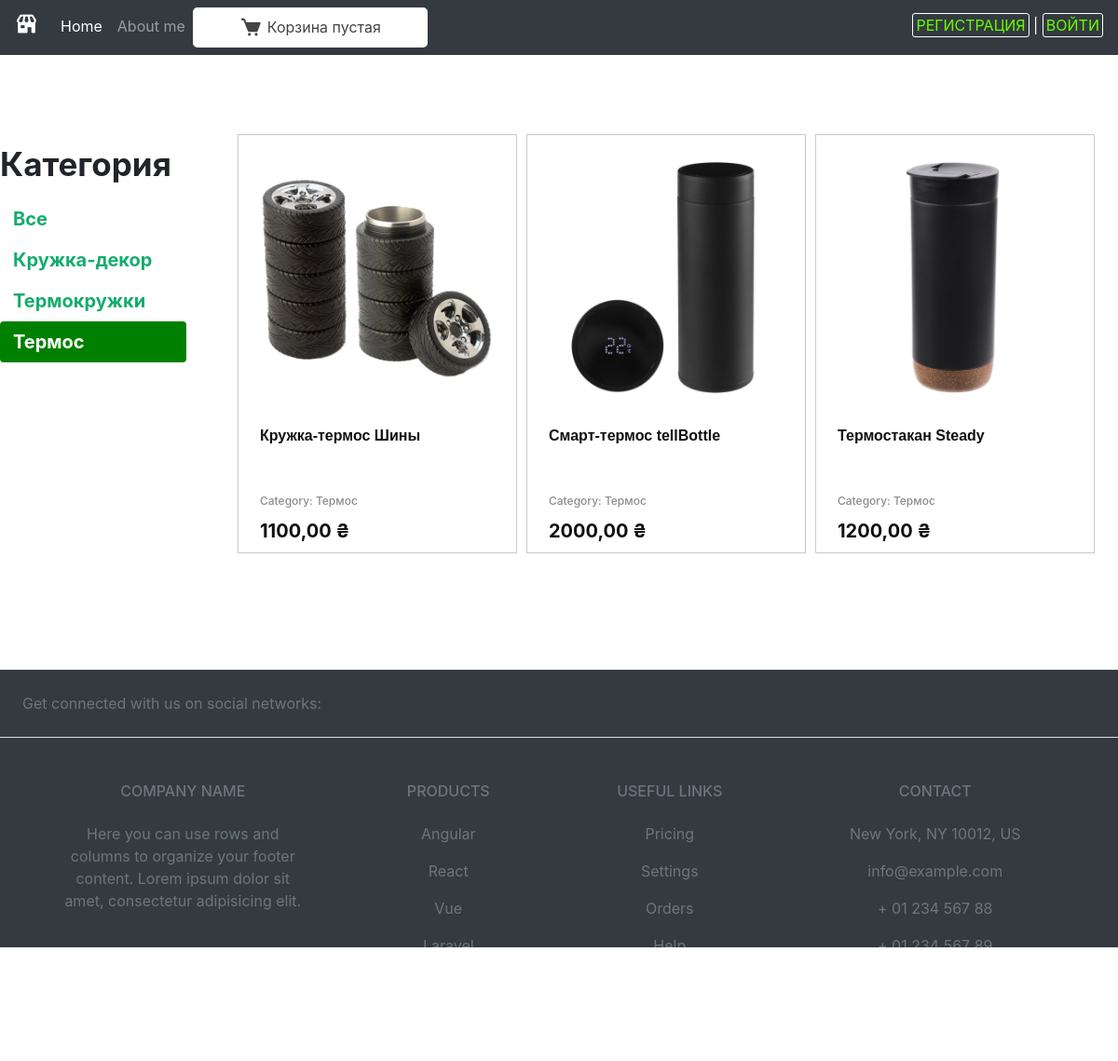
The app's page /termos/ with its own data.
### myshop/models.py (models this page shows, shortened)
class Category(models.Model):
    name = models.CharField(max_length=100, db_index=True)
    slug = models.SlugField(max_length=100, unique=True)
    class Meta:
        ordering = ('name',)
        verbose_name = 'Категория'
        verbose_name_plural = 'Категории'
    def get_absolute_url(self):
        return reverse('myshop:product_list_by_category', args=[self.slug])

class Product(models.Model):
    category = models.ForeignKey(Category,
                                 related_name='products',
                                 on_delete=models.CASCADE)
    name = models.CharField(max_length=50, db_index=True, verbose_name='Наименование')
    slug = models.CharField(max_length=150, db_index=True, unique=True, verbose_name='Ссылка')
    image = models.ImageField(upload_to='product/%Y/%m/%d', blank=True)
    description = models.TextField(max_length=1000, blank=True, verbose_name='Описание')
    price = models.DecimalField(max_digits=10, decimal_places=2, verbose_name='Цена')
    available = models.BooleanField(default=True, verbose_name='Наличие')
    created = models.DateTimeField(auto_now_add=True, verbose_name='Добавлен')
    uploaded = models.DateTimeField(auto_now=True, verbose_name='Изменен')
    class Meta:
        ordering = ('name',)
        verbose_name = 'Товар'
        verbose_name_plural = 'Товары'
        index_together = (('id', 'slug'), )
    def get_absolute_url(self):
        return reverse('myshop:product_detail', args=[self.id, self.slug])

### myshop/views.py (the view)
# urls.py: path('', views.product_list, name='product_list'),
def product_list(request, category_slug=None):
    category = None
    categories = Category.objects.all()
    products = Product.objects.filter(available=True)
    if category_slug:
        category = get_object_or_404(Category, slug=category_slug)
        products = products.filter(category=category)
    return render(request, 'shop/product/list.html',
                  {
                      'category': category,
                      'categories': categories,
                      'products': products
                  })

### cart/cart.py (called while the page is built)
    def __len__(self):
        return sum(item['quantity'] for item in self.cart.values())

### cart/context_processors.py (called while the page is built)
def cart(request):
    return {'cart': Cart(request)}

### myshop/templates/shop/product/list.html (shortened to what this page needs)
{% extends "shop/base.html" %}
{% load static %}
{% block content %}
<div class="content">
    <div class="content_2">
      <div id="sidebar">
        <p><h3 style="font-weight:bold; font-size:35px;" >Категория</h3style></p>
        <ul>
          <li {% if not category %}class="selected" {% endif %}>
            <a class="a_category" href="{% url 'shop:product_list' %}">Все</a>
          </li>
          {% for c in categories %}
          <li {% if category.slug == c.slug %}class="selected" {% endif %}>
            <a class="a_category" href="{{ c.get_absolute_url }}">{{ c.name }}</a>
          </li>
          {% endfor %}
        </ul>
      </div>
      <div class="katalog">
          {% for product in products %}
        <div class="tovar">
          <div class="img">
            <a href="{{ product.get_absolute_url }}">
                <img src="{% if product.image %}{{ product.image.url }}{%else %}{% static 'img/no_image.png' %}{% endif %}">
            </a>
          </div>
          <div class="text">
            <div class="text_name">
              <a href="{{ product.get_absolute_url }}" class="name_tovar">
                <h4 class="name_tovar">{{ product.name }}</h4>
              </a>
            </div>
            <div class="text_category">
              <h4 class="category_text">Category: {{ category.name }}</h4>
            </div>
            <div class="text_price">
              <h5 class="price">{{ product.price }} ₴</h5>
            </div>
          </div>
        </div>
          {% endfor %}
      </div>
    </div>
  </div>
{% endblock %}

### myshop/static/css/base.css (style rules this page uses)
.content { width: 100%; }
.content_2 { margin: 0 auto; display: flex; width: 1220px; height: 100%; }
#sidebar { width:220px; padding:30px 20px 0 0; }
#sidebar ul { margin:0; padding:0; }
#sidebar ul li { margin:0; list-style:none; padding:10px 14px; }
#sidebar ul li a { display:block; }
#sidebar ul li.selected { background:green; border-radius:4px; }
#sidebar ul li.selected a { color:#fff; }
.a_category { font-weight:bold; font-size:20px; color:#15ac6d; text_decoration: none; }
.katalog { padding: 25px; display: flex; flex-wrap: wrap; width: 990px; height: 100%; }
.tovar { margin-left: 10px; margin-top: 10px; padding: 3px; width: 300px; height: 450px; border: 1px solid rgba(0, 0, 0, 0.207); }
.img { display: flex; justify-content: center; align-items: center; width: 290px; height: 300px; margin-bottom: 10px; }
img { margin: auto; display: block; width: 250px; height: 250px; }
.text { padding-left: 20px; width: 290px; height: 130px; }
.text_name { height: 70px; width: 270px; }
.text_category { height: 30px; width: 270px; }
.text_price { height: 30px; width: 250px; }
.name_tovar { font-family: "Futura",sans-serif; color: #111; font-size: 16px; font-weight: bold; text-decoration: none; white-space: normal; }
.category_text { font-size: 12px; color: #8d8c8c; line-height: 20px; }
.price { color: #111; font-size: 20px; font-weight: bold; }

### records on screen
Category: name "Кружка-декор"
Category: name "Термокружки"
Category: name "Термос"
Product: image (picture), name "Кружка-термос Шины", price "1100,00"
Product: image (picture), name "Смарт-термос tellBottle", price "2000,00"
Product: image (picture), name "Термостакан Steady", price "1200,00"
